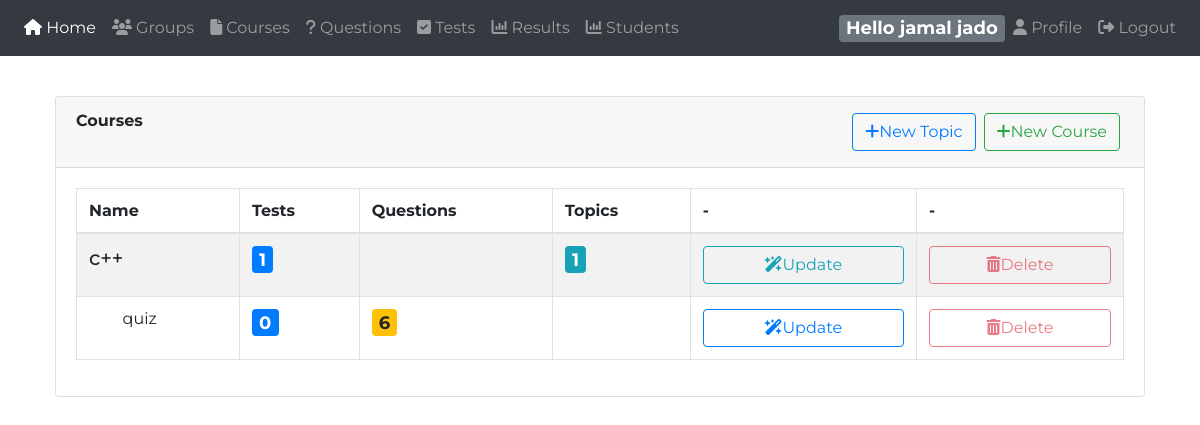
Screenshot of /instructor/ (signed in) with the database file from the repository.
### tables this page shows
CREATE TABLE `instructor` (
  `id` int(11) NOT NULL,
  `name` varchar(120) NOT NULL,
  `email` varchar(120) NOT NULL,
  `password` varchar(100) NOT NULL,
  `phone` varchar(13) NOT NULL,
  `password_token` varchar(100) DEFAULT NULL,
  `token_expire` timestamp NULL DEFAULT NULL,
  `suspended` int(11) NOT NULL DEFAULT 0,
  `isAdmin` tinyint(1) NOT NULL DEFAULT 0
);

CREATE TABLE `course` (
  `id` int(11) NOT NULL,
  `name` varchar(255) DEFAULT NULL,
  `parent` int(11) DEFAULT NULL,
  `instructorID` int(11) DEFAULT NULL
);

### instructor/app/model/dbh.class.php (called while the page is built)
<?php
class dbh {
    private $host = "localhost";
    private $port = "3306";
    private $username = "root";
    private $password = "";
  private $dbName = "online_exam";
    public function connect() {
        try {
            $dsn = "mysql:host={$this->host};port={$this->port};dbname={$this->dbName};charset=utf8mb4";
            $pdo = new PDO($dsn, $this->username, $this->password);
            $pdo->setAttribute(PDO::ATTR_ERRMODE, PDO::ERRMODE_EXCEPTION);
            $pdo->setAttribute(PDO::ATTR_DEFAULT_FETCH_MODE, PDO::FETCH_ASSOC);
            return $pdo;
        } catch (PDOException $e) {
            die("   Eror Connection Database " . $e->getMessage());
        }
    }
}

### instructor/app/model/instructor.class.php (called while the page is built, shortened)
<?php
class Instructor extends dbh {
    public function getByEmail($email) {
        $sql = "SELECT id, name, password, email, phone, isAdmin FROM instructor WHERE email = :email";
        $stmt = $this->connect()->prepare($sql);
        $stmt->bindParam(":email", $email);
        $stmt->execute();
        return $stmt->fetch(PDO::FETCH_OBJ);
    }
}

### instructor/app/model/course.class.php (called while the page is built, shortened)
<?php
class course extends dbh
{
    public function getAllParents()
    {
        $db = $this->connect();
        $query = "SELECT id, name, parent, instructorID,
                 (SELECT COUNT(*) FROM question WHERE courseID = c.id AND !deleted) AS questions,
                 (SELECT COUNT(*) FROM course WHERE parent = c.id) AS childs,
                 (SELECT COUNT(*) FROM test WHERE courseID = c.id) AS tests
                 FROM course c
                 WHERE instructorID = ? AND parent IS NULL";
        $stmt = $db->prepare($query);
        $stmt->execute([$_SESSION['mydata']->id]);
        return $stmt->fetchAll(PDO::FETCH_OBJ);
    }
    public function getAllChilds($parentid)
    {
        $db = $this->connect();
        $query = "SELECT id, name, parent, instructorID,
                 (SELECT COUNT(*) FROM question WHERE courseID = c.id AND !deleted) AS questions,
                 (SELECT COUNT(*) FROM test WHERE courseID = c.id) AS tests
                 FROM course c
                 WHERE instructorID = ? AND parent = ?";
        $stmt = $db->prepare($query);
        $stmt->execute([$_SESSION['mydata']->id, $parentid]);
        return $stmt->fetchAll(PDO::FETCH_OBJ);
    }
}

### instructor/app/view/courses.php (the view, shortened to what this page needs)
<?php
require_once 'header.php';
require_once 'navbar.php';
?>
  <div class="content mt-3">
        <div class="col-md-12">
            <div class="card">
              <div class="card-header">
                <strong class="card-title">Courses</strong>
                <button type="button" class="btn btn-outline-success float-right m-1" data-toggle="modal" data-target="#addnewcourse"><i class="fa fa-plus"></i>New Course</button>
                <button type="button" class="btn btn-outline-primary float-right m-1" data-toggle="modal" data-target="#addnewtopic"><i class="fa fa-plus"></i>New Topic</button>
              </div>
              <div class="card-body">
                <table id="CoursesTable" class="table table-striped table-bordered">
                  <thead>
                    <tr>
                      <th>Name</th>
                      <th>Tests</th>
                      <th>Questions</th>
                      <th>Topics</th>
                      <th>-</th>
                      <th>-</th>
                    </tr>
                  </thead>
                  <tbody>
                    <?php
                    $course = new course();
                    $allParents = $course->getAllParents();
                    foreach ($allParents as $parent) { ?>
                      <tr>
                        <td>
                        <h5><?php echo $parent->name ?></h5></td>
                        <td><a href="#" class="badge badge-primary "><?php echo $parent->tests ?></a></td>
                        <td></td>
                        <td><snap class="badge badge-info"><?php echo $parent->childs ?></snap></td>
                        <td>
                          <button type="button" data-toggle="modal" data-target="#editcourse" data-cname="<?php echo $parent->name ?>" data-cid="<?php echo $parent->id ?>" data-cdisabled="true" class="btn btn-outline-info btn-block"><i class="fa fa-magic"></i>Update</button>
                        </td>
                        <?php
                        if ($parent->tests == 0 && $parent->questions == 0 && $parent->childs == 0) {
                            echo '<td><button type="button" class="btn btn-outline-danger btn-block" onclick="javascript: if (confirm(\'Are you sure you want to delete this Course?\')) { window.location.href=\'app/controller/course.inc.php?deleteCourse='. $parent->id .'\' }"><i class="fa fa-trash"></i>Delete</button></td>';
                        } else {
                            echo '<td><button type="button" class="btn btn-outline-danger btn-block" disabled><i class="fa fa-trash"></i>Delete</button></td>';
                        }
                        $allChilds = $course->getAllChilds($parent->id);
                        foreach ($allChilds as $child) { ?>
                          <tr>
                            <td>&nbsp; &nbsp; &nbsp; &nbsp;
                              <?php echo $child->name ?>
                            </td>
                            <td><a href="#" class="badge badge-primary"><?php echo $child->tests ?></a></td>
                            <td><a href="?questions&course=<?php echo $child->id ?>" class="badge badge-warning"><?php echo $child->questions ?></a></td>
                            <td></td>
                            <td>
                              <button type="button" data-toggle="modal" data-cname="<?php echo $child->name ?>" data-cid="<?php echo $child->id ?>" data-pid="<?php echo $child->parent ?>" data-cdisabled="false" data-target="#editcourse" class="btn btn-outline-primary btn-block"><i class="fa fa-magic"></i>Update</button>
                            </td>
                            <?php
                                                  if ($child->tests == 0 and $child->questions == 0) {
                                                      echo '<td><button type="button" class="btn btn-outline-danger btn-block" onclick="javascript: if (confirm(\'Are you sure you want to delete this Course?\')) { window.location.href=\'app/controller/course.inc.php?deleteCourse='. $child->id .'\' }"><i class="fa fa-trash"></i>Delete</button></td>';
                                                  } else {
                                                      echo '<td><button type="button" class="btn btn-outline-danger btn-block" disabled><i class="fa fa-trash"></i>Delete</button></td>';
                                                  }
                                              }
                                          }
                                  ?>
                  </tbody>
                </table>
              </div>
            </div>
        </div>
  <?php
        require_once 'footer.php';
        ?>

### instructor/app/view/navbar.php (shortened to what this page needs)
<?php
$obj = new instructor();
$usr = $obj->getByEmail($_SESSION['mydata']->email);
?>
<body>
  <nav class="navbar navbar-icon-top navbar-expand-lg navbar-dark bg-dark">
    <div class="collapse navbar-collapse" id="navbarSupportedContent">
      <ul class="navbar-nav mr-auto">
        <?php
          if($_SESSION['mydata']->isAdmin){ ?>
            <li class="nav-item <?php echo (isset($_GET['instructors'])?'active':'') ?>">
              <a class="nav-link" href="?instructors">
                <i class="fa fa-group"></i>
                Instructors
              </a>
            </li>
            <li class="nav-item <?php echo (isset($_GET['students'])?'active':'') ?>">
              <a class="nav-link" href="?students">
                <i class="fa fa-group"></i>
                Students
              </a>
            </li>
            <li class="nav-item <?php echo (isset($_GET['results'])?'active':'') ?>">
              <a class="nav-link" href="?results">
                <i class="fa fa-group"></i>
                Results
              </a>
            </li>
          <?php }else{ ?>
        <li class="nav-item <?php echo (empty($_GET)?'active':'') ?>">
          <a class="nav-link" href=".">
            <i class="fa fa-home"></i>
              Home
            </a>
        </li>
        <li class="nav-item <?php echo (isset($_GET['groups'])?'active':'') ?>">
          <a class="nav-link" href="?groups">
            <i class="fa fa-group"></i>
            Groups
          </a>
        </li>
        <li class="nav-item <?php echo (isset($_GET['courses'])?'active':'') ?>">
          <a class="nav-link" href="?courses">
            <i class="fa fa-file"></i>
            Courses
          </a>
        </li>
        <li class="nav-item <?php echo (isset($_GET['questions'])?'active':'') ?>">
          <a class="nav-link" href="?questions">
            <i class="fa fa-question"></i>
            Questions
          </a>
        </li>
        <li class="nav-item <?php echo (isset($_GET['tests'])?'active':'') ?>">
          <a class="nav-link" href="?tests">
            <i class="fa fa-check-square"></i>
            Tests
          </a>
        </li>
        <li class="nav-item <?php echo (isset($_GET['results'])?'active':'') ?>">
          <a class="nav-link" href="?results">
            <i class="fa fa-bar-chart"></i>
            Results
          </a>
        </li>
        <li class="nav-item <?php echo (isset($_GET['students'])?'active':'') ?>">
          <a class="nav-link" href="?students">
            <i class="fa fa-bar-chart"></i>
            Students
          </a>
        </li>
<?php } ?>
      </ul>
      <span class="badge badge-secondary">Hello <?php echo $_SESSION['mydata']->name ?></span>
      <ul class="navbar-nav ">
        <li class="nav-item">
          <a class="nav-link" href="?profile">
            <i class="fa fa-user"></i>
            Profile
          </a>
        </li>
        <li class="nav-item">
          <a class="nav-link" href="?logout">
            <i class="fa fa-sign-out"></i>
            Logout
          </a>
        </li>
      </ul>
    </div>
  </nav>

### instructor/style/css/instructor.css (style rules this page uses)
body { font-family: 'Montserrat', sans-serif; min-width: 600px; }
a { cursor: pointer; text-decoration: none; }
.badge { font-size: 18; }
.card { margin: 40px; }

### rows the page displays
instructor: name "jamal jado"
course: name "c++", tests "1", childs "1"
course: name "quiz", tests "0", questions "6"
